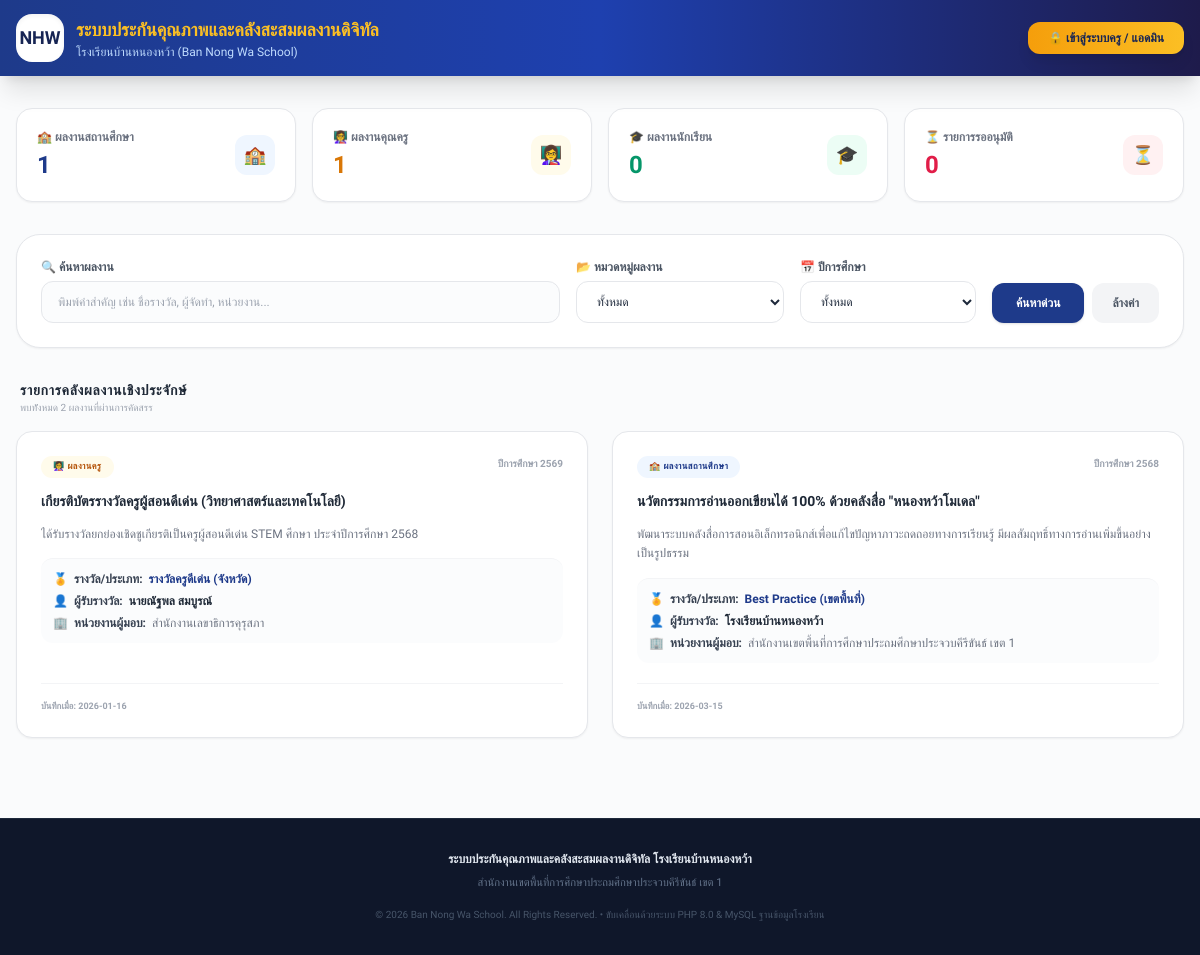
The page / on the database its author committed.
### tables this page shows
CREATE TABLE IF NOT EXISTS portfolios (
  id VARCHAR(50) PRIMARY KEY,
  category VARCHAR(20) NOT NULL,  
  type VARCHAR(50) NOT NULL,      
  title VARCHAR(255) NOT NULL,
  description TEXT,
  academicYear VARCHAR(10) NOT NULL,
  awardDate VARCHAR(20) NOT NULL,
  giver VARCHAR(255) NOT NULL,
  rewardLevel VARCHAR(50) NOT NULL,
  ownerName VARCHAR(100) NOT NULL,
  position VARCHAR(100),
  department VARCHAR(100),
  studentClass VARCHAR(100),
  responsiblePerson VARCHAR(100),
  attachments TEXT,                
  approved TINYINT(1) DEFAULT 0,   
  createdAt VARCHAR(50) NOT NULL
);

### index.php (the view, shortened to what this page needs)
<?php
require_once 'config.php';
$search_query = isset($_GET['search']) ? $_GET['search'] : '';
$where_clauses = [];
if (!isset($_SESSION['user_role'])) {
    $where_clauses[] = "approved = 1";
} elseif ($_SESSION['user_role'] !== 'admin') {
    $user_name_esc = $conn->real_escape_string($_SESSION['user_name']);
    $where_clauses[] = "(approved = 1 OR ownerName = '$user_name_esc')";
}
$where_sql = "";
if (count($where_clauses) > 0) {
    $where_sql = "WHERE " . implode(" AND ", $where_clauses);
}
$query = "SELECT * FROM portfolios $where_sql ORDER BY academicYear DESC, createdAt DESC";
$result = $conn->query($query);
$stat_school = $conn->query("SELECT COUNT(*) as total FROM portfolios WHERE category='school' AND approved=1")->fetch_assoc()['total'];
$stat_teacher = $conn->query("SELECT COUNT(*) as total FROM portfolios WHERE category='teacher' AND approved=1")->fetch_assoc()['total'];
$stat_student = $conn->query("SELECT COUNT(*) as total FROM portfolios WHERE category='student' AND approved=1")->fetch_assoc()['total'];
$stat_pending = $conn->query("SELECT COUNT(*) as total FROM portfolios WHERE approved=0")->fetch_assoc()['total'];
?>
<!DOCTYPE html>
<html lang="th">
<head>
    <script src="https://cdn.tailwindcss.com"></script>
</head>
<body class="bg-slate-50/70 text-slate-800 min-h-screen flex flex-col antialiased">
    <header class="bg-gradient-to-r from-blue-900 via-blue-800 to-indigo-950 text-white shadow-xl sticky top-0 z-50 print:hidden">
        <div class="max-w-7xl mx-auto px-4 py-3.5 flex flex-col sm:flex-row items-center justify-between gap-4">
            <div class="flex items-center gap-3 text-center sm:text-left">
                <div class="w-12 h-12 bg-white rounded-2xl p-1 shadow-inner flex items-center justify-center flex-shrink-0">
                    <span class="text-blue-950 font-black text-lg">NHW</span>
                </div>
                <div>
                    <h1 class="text-base md:text-lg font-bold text-amber-400">ระบบประกันคุณภาพและคลังสะสมผลงานดิจิทัล</h1>
                    <p class="text-[10px] md:text-xs text-blue-200">โรงเรียนบ้านหนองหว้า (Ban Nong Wa School)</p>
                </div>
            </div>
            <div class="flex items-center gap-3">
                <?php if (isset($_SESSION['user_id'])): ?>
                    <div class="bg-blue-950/60 border border-blue-700/50 rounded-xl px-4 py-1.5 flex items-center gap-3">
                        <div class="text-right">
                            <p class="text-xs font-bold text-white"><?php echo htmlspecialchars($_SESSION['user_name']); ?></p>
                            <span class="text-[9px] bg-amber-400/20 text-amber-300 px-1.5 py-0.2 rounded font-extrabold uppercase">
                                <?php echo ($_SESSION['user_role'] === 'admin') ? 'ผู้ดูแลระบบ (Admin)' : 'คุณครูผู้สอน'; ?>
                            </span>
                        </div>
                        <a href="logout.php" class="py-1 px-3 rounded-lg bg-rose-500/10 hover:bg-rose-500/20 text-rose-300 text-xs font-semibold border border-rose-500/20 transition-all">
                            ออกจากระบบ
                        </a>
                    </div>
                <?php else: ?>
                    <a href="login.php" class="px-5 py-2 bg-gradient-to-r from-amber-500 to-amber-400 hover:from-amber-400 hover:to-amber-300 text-blue-950 font-extrabold text-xs rounded-xl shadow-lg transition-all transform hover:scale-[1.02] cursor-pointer">
                        🔒 เข้าสู่ระบบครู / แอดมิน
                    </a>
                <?php endif; ?>
            </div>
        </div>
    </header>
    <main class="max-w-7xl mx-auto px-4 py-8 flex-1 w-full space-y-8">
        <section class="grid grid-cols-2 lg:grid-cols-4 gap-4">
            <div class="bg-white p-5 rounded-2xl shadow-sm border border-gray-150/80 flex items-center justify-between transition-all hover:shadow-md">
                <div>
                    <span class="text-xs text-gray-500 font-bold block">🏫 ผลงานสถานศึกษา</span>
                    <strong class="text-2xl font-black text-blue-900 mt-1 block"><?php echo $stat_school; ?></strong>
                </div>
                <div class="w-10 h-10 rounded-xl bg-blue-50 text-blue-900 flex items-center justify-center text-lg font-bold">🏫</div>
            </div>
            <div class="bg-white p-5 rounded-2xl shadow-sm border border-gray-150/80 flex items-center justify-between transition-all hover:shadow-md">
                <div>
                    <span class="text-xs text-gray-500 font-bold block">👩‍🏫 ผลงานคุณครู</span>
                    <strong class="text-2xl font-black text-amber-600 mt-1 block"><?php echo $stat_teacher; ?></strong>
                </div>
                <div class="w-10 h-10 rounded-xl bg-amber-50 text-amber-600 flex items-center justify-center text-lg font-bold">👩‍🏫</div>
            </div>
            <div class="bg-white p-5 rounded-2xl shadow-sm border border-gray-150/80 flex items-center justify-between transition-all hover:shadow-md">
                <div>
                    <span class="text-xs text-gray-500 font-bold block">🎓 ผลงานนักเรียน</span>
                    <strong class="text-2xl font-black text-emerald-600 mt-1 block"><?php echo $stat_student; ?></strong>
                </div>
                <div class="w-10 h-10 rounded-xl bg-emerald-50 text-emerald-600 flex items-center justify-center text-lg font-bold">🎓</div>
            </div>
            <div class="bg-white p-5 rounded-2xl shadow-sm border border-gray-150/80 flex items-center justify-between transition-all hover:shadow-md">
                <div>
                    <span class="text-xs text-gray-500 font-bold block">⏳ รายการรออนุมัติ</span>
                    <strong class="text-2xl font-black text-rose-600 mt-1 block"><?php echo $stat_pending; ?></strong>
                </div>
                <div class="w-10 h-10 rounded-xl bg-rose-50 text-rose-600 flex items-center justify-center text-lg font-bold">⏳</div>
            </div>
        </section>
        <section class="bg-white p-6 rounded-3xl shadow-sm border border-gray-150">
            <form method="GET" class="flex flex-col md:flex-row gap-4 items-end">
                <div class="flex-1 w-full text-left">
                    <label class="text-xs font-bold text-gray-600 block mb-1.5">🔍 ค้นหาผลงาน</label>
                    <input type="text" name="search" value="<?php echo htmlspecialchars($search_query); ?>" placeholder="พิมพ์คำสำคัญ เช่น ชื่อรางวัล, ผู้จัดทำ, หน่วยงาน..." class="w-full text-xs px-4 py-3 rounded-xl border border-gray-200 outline-none focus:border-blue-500 transition-all bg-slate-50/50">
                </div>
                <div class="w-full md:w-52 text-left">
                    <label class="text-xs font-bold text-gray-600 block mb-1.5">📂 หมวดหมู่ผลงาน</label>
                    <select name="category" class="w-full text-xs px-4 py-3 rounded-xl border border-gray-200 outline-none focus:border-blue-500 bg-white">
                        <option value="">ทั้งหมด</option>
                    </select>
                </div>
                <div class="w-full md:w-44 text-left">
                    <label class="text-xs font-bold text-gray-600 block mb-1.5">📅 ปีการศึกษา</label>
                    <select name="year" class="w-full text-xs px-4 py-3 rounded-xl border border-gray-200 outline-none focus:border-blue-500 bg-white">
                        <option value="">ทั้งหมด</option>
                    </select>
                </div>
                <div class="flex gap-2 w-full md:w-auto">
                    <button type="submit" class="flex-1 md:flex-none px-6 py-3 bg-blue-900 hover:bg-blue-800 text-white font-extrabold text-xs rounded-xl shadow cursor-pointer transition-all">
                        ค้นหาด่วน
                    </button>
                    <a href="index.php" class="px-5 py-3 bg-gray-100 hover:bg-gray-200 text-gray-600 text-xs font-bold rounded-xl text-center transition-all">
                        ล้างค่า
                    </a>
                </div>
            </form>
        </section>
        <section class="space-y-4">
            <div class="flex justify-between items-center px-1">
                <div>
                    <h2 class="text-sm font-extrabold text-gray-800 uppercase tracking-wider">รายการคลังผลงานเชิงประจักษ์</h2>
                    <p class="text-[10px] text-gray-400">พบทัังหมด <?php echo $result->num_rows; ?> ผลงานที่ผ่านการคัดสรร</p>
                </div>
            </div>
            <?php if ($result->num_rows == 0): ?>
                <div class="bg-white p-12 text-center rounded-3xl border border-gray-150 shadow-sm space-y-2">
                    <span class="text-4xl block">📂</span>
                    <p class="text-sm font-bold text-gray-500">ไม่พบรายการผลงานในระบบคลังสะสมดิจิทัลขณะนี้</p>
                    <p class="text-xs text-gray-400">กรุณาปรับปรุงตัวกรองหรือเข้าสู่ระบบเพื่อบันทึกผลงานใหม่</p>
                </div>
            <?php else: ?>
                <div class="grid grid-cols-1 md:grid-cols-2 gap-6">
                    <?php while($row = $result->fetch_assoc()): ?>
                        <div class="bg-white p-6 rounded-2xl border border-gray-150/80 shadow-sm flex flex-col justify-between hover:shadow-md transition-all <?php if(!$row['approved']) echo 'border-amber-300 bg-amber-50/20'; ?>">
                            <div class="space-y-3.5 text-left">
                                <div class="flex justify-between items-start gap-2">
                                    <span class="text-[9px] font-extrabold px-3 py-1 rounded-full uppercase tracking-wider <?php
                                        if($row['category'] == 'school') echo 'bg-blue-50 text-blue-900';
                                        elseif($row['category'] == 'teacher') echo 'bg-amber-50 text-amber-700';
                                        else echo 'bg-emerald-50 text-emerald-700';
                                    ?>">
                                        <?php
                                            if($row['category'] == 'school') echo '🏫 ผลงานสถานศึกษา';
                                            elseif($row['category'] == 'teacher') echo '👩‍🏫 ผลงานครู';
                                            else echo '🎓 ผลงานนักเรียน';
                                        ?>
                                    </span>
                                    <span class="text-[10px] font-bold text-gray-400">ปีการศึกษา <?php echo htmlspecialchars($row['academicYear']); ?></span>
                                </div>
                                <h3 class="font-extrabold text-sm text-gray-800 leading-snug"><?php echo htmlspecialchars($row['title']); ?></h3>
                                <p class="text-xs text-gray-500 line-clamp-3 leading-relaxed"><?php echo htmlspecialchars($row['description']); ?></p>
                                <div class="pt-3 border-t border-gray-100 space-y-1.5 text-xs text-gray-600 bg-slate-50/50 p-3 rounded-xl">
                                    <p class="flex items-center gap-1.5">
                                        <span>🏅</span>
                                        <span class="font-semibold text-gray-700">รางวัล/ประเภท:</span>
                                        <span class="text-blue-900 font-bold"><?php echo htmlspecialchars($row['type']); ?> (<?php echo htmlspecialchars($row['rewardLevel']); ?>)</span>
                                    </p>
                                    <p class="flex items-center gap-1.5">
                                        <span>👤</span>
                                        <span class="font-semibold text-gray-700">ผู้รับรางวัล:</span>
                                        <strong class="text-gray-800"><?php echo htmlspecialchars($row['ownerName']); ?></strong>
                                    </p>
                                    <p class="flex items-center gap-1.5">
                                        <span>🏢</span>
                                        <span class="font-semibold text-gray-700">หน่วยงานผู้มอบ:</span>
                                        <span class="text-gray-500 font-medium"><?php echo htmlspecialchars($row['giver']); ?></span>
                                    </p>
                                </div>
                            </div>
                            <div class="mt-5 pt-4 border-t border-gray-100 flex justify-between items-center">
                                <span class="text-[9px] font-semibold text-gray-400">บันทึกเมื่อ: <?php echo substr($row['createdAt'], 0, 10); ?></span>
                            </div>
                        </div>
                    <?php endwhile; ?>
                </div>
            <?php endif; ?>
        </section>
    </main>
    <footer class="bg-slate-900 text-slate-400 text-xs py-8 mt-12 border-t border-slate-800 text-center print:hidden">
        <p class="font-bold text-slate-200">ระบบประกันคุณภาพและคลังสะสมผลงานดิจิทัล โรงเรียนบ้านหนองหว้า</p>
        <p class="mt-2 text-[11px] text-slate-500">สำนักงานเขตพื้นที่การศึกษาประถมศึกษาประจวบคีรีขันธ์ เขต 1</p>
        <p class="mt-4 text-[10px] text-slate-600">© 2026 Ban Nong Wa School. All Rights Reserved. • ขับเคลื่อนด้วยระบบ PHP 8.0 & MySQL ฐานข้อมูลโรงเรียน</p>
    </footer>
</body>
</html>

### index.php (style rules this page uses)
body { font-family: 'Sarabun', 'Inter', sans-serif; }

### rows shown on the page
portfolios: category "👩‍🏫 ผลงานครู", academicYear "2569", title "เกียรติบัตรรางวัลครูผู้สอนดีเด่น (วิทยาศาสตร์และเทคโนโลยี)", description "ได้รับรางวัลยกย่องเชิดชูเกียรติเป็นครูผู้สอนดีเด่น STEM ศึกษา ประจำปีการศึกษา 2568", type "รางวัลครูดีเด่น", rewardLevel "จังหวัด", ownerName "นายณัฐพล สมบูรณ์", giver "สำนักงานเลขาธิการคุรุสภา", createdAt "2026-01-16"
portfolios: category "🏫 ผลงานสถานศึกษา", academicYear "2568", title "นวัตกรรมการอ่านออกเขียนได้ 100% ด้วยคลังสื่อ \"หนองหว้าโมเดล\"", description "พัฒนาระบบคลังสื่อการสอนอิเล็กทรอนิกส์เพื่อแก้ไขปัญหาภาวะถดถอยทางการเรียนรู้ มีผลสัมฤทธิ์ทางการอ่านเพิ่มขึ้นอย่างเป็นรูปธรรม", type "Best Practice", rewardLevel "เขตพื้นที่", ownerName "โรงเรียนบ้านหนองหว้า", giver "สำนักงานเขตพื้นที่การศึกษาประถมศึกษาประจวบคีรีขันธ์ เขต 1", createdAt "2026-03-15"

### other values the page prints
$stat_school "1"
$stat_teacher "1"
$stat_student "0"
$stat_pending "0"
$result->num_rows "2"
